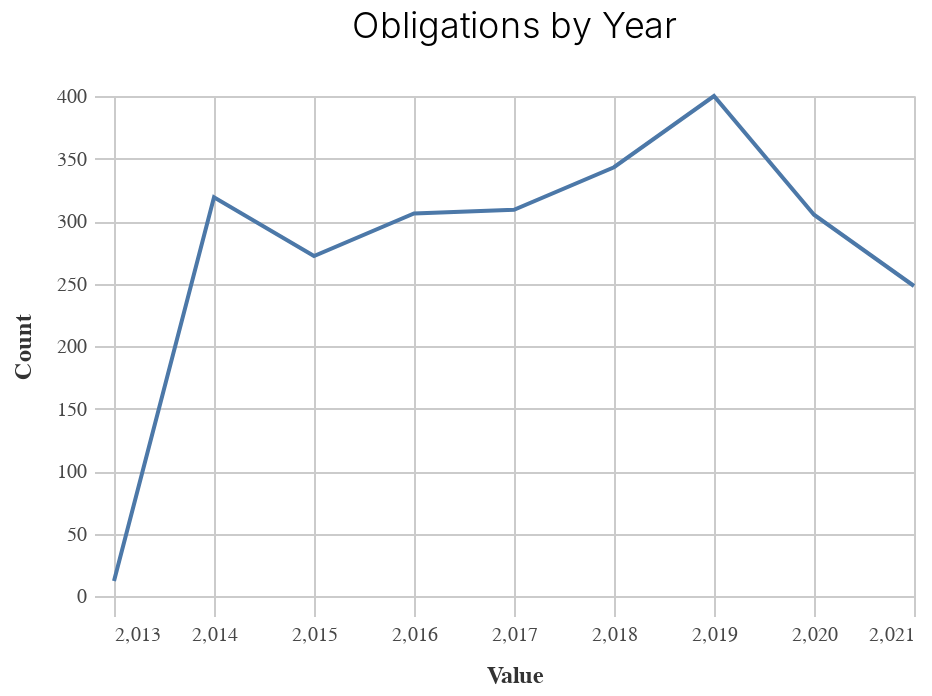

Write notebook code for a chart like this one.
### Markdown cell above
### Chart

### Code cell
_dla_utils.basic_line_chart((df_top>>filter(_.variable=='prepared_y')), 'value', 'count', subset, 'Obligations by Year')

### Figure 1 — Vega-Lite specification as saved in the notebook (floating-point values rounded to 4 significant figures)
{"config": {"view": {"continuousWidth": 400, "continuousHeight": 300}, "axis": {"domainColor": "#cbcbcb", "grid": true, "gridColor": "#cbcbcb", "gridWidth": 1, "labelColor": "#474747", "labelFont": "Nunito Sans", "labelFontSize": 10, "labelPadding": 4, "tickColor": "#cbcbcb", "tickSize": 10, "titleColor": "#333", "titleFont": "Raleway", "titleFontSize": 12, "titlePadding": 10}, "axisBand": {"grid": false}, "background": "white", "font": "Raleway", "header": {"labelFont": "Nunito Sans", "titleFont": "Raleway"}, "legend": {"labelColor": "#333", "labelFont": "Nunito Sans", "labelFontSize": 11, "labelLimit": 0, "padding": 1, "symbolSize": 30, "symbolType": "square", "titleColor": "#333", "titleFont": "Raleway", "titleFontSize": 14, "titlePadding": 10}, "title": {"anchor": "middle", "font": "Raleway", "fontSize": 18, "fontWeight": 300, "offset": 20}}, "data": {"name": "data-7f105180425837512aabdeffaa5fd5c6"}, "mark": "line", "encoding": {"x": {"field": "value", "title": "Value", "type": "quantitative"}, "y": {"field": "count", "title": "Count", "type": "quantitative"}}, "height": 250, "title": "Obligations by Year", "width": 400, "$schema": "https://vega.github.io/schema/vega-lite/v4.17.0.json", "datasets": {"data-7f105180425837512aabdeffaa5fd5c6": [{"value": 2019.0, "count": 400, "variable": "prepared_y"}, {"value": 2018.0, "count": 343, "variable": "prepared_y"}, {"value": 2014.0, "count": 319, "variable": "prepared_y"}, {"value": 2017.0, "count": 309, "variable": "prepared_y"}, {"value": 2016.0, "count": 306, "variable": "prepared_y"}, {"value": 2020.0, "count": 305, "variable": "prepared_y"}, {"value": 2015.0, "count": 272, "variable": "prepared_y"}, {"value": 2021.0, "count": 248, "variable": "prepared_y"}, {"value": 2013.0, "count": 12, "variable": "prepared_y"}]}}
